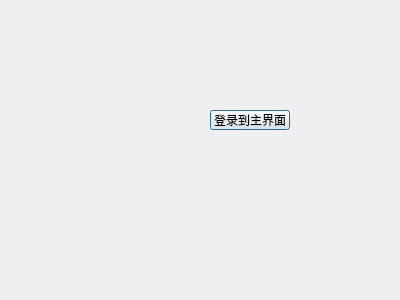
<?xml version="1.0" encoding="UTF-8"?>
<ui version="4.0">
 <class>LoginDlg</class>
 <widget class="QDialog" name="LoginDlg">
  <property name="geometry">
   <rect>
    <x>0</x>
    <y>0</y>
    <width>400</width>
    <height>300</height>
   </rect>
  </property>
  <property name="windowTitle">
   <string>Dialog</string>
  </property>
  <widget class="QPushButton" name="pushButton">
   <property name="geometry">
    <rect>
     <x>210</x>
     <y>110</y>
     <width>80</width>
     <height>20</height>
    </rect>
   </property>
   <property name="text">
    <string>登录到主界面</string>
   </property>
  </widget>
 </widget>
 <resources/>
 <connections>
  <connection>
   <sender>pushButton</sender>
   <signal>clicked()</signal>
   <receiver>LoginDlg</receiver>
   <slot>accept()</slot>
   <hints>
    <hint type="sourcelabel">
     <x>247</x>
     <y>118</y>
    </hint>
    <hint type="destinationlabel">
     <x>258</x>
     <y>197</y>
    </hint>
   </hints>
  </connection>
 </connections>
</ui>
